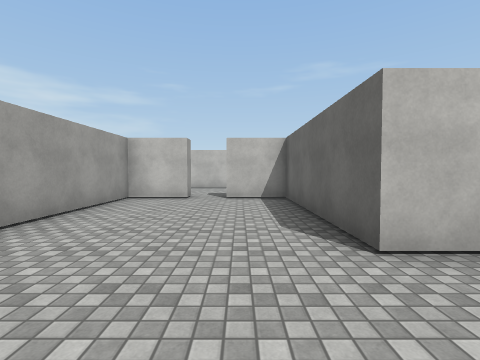
[1] (above)

12 first-person views from a walk through a Unity game level. The camera is 1.4 m above the floor, tilts 2° down and sees 85° across. The floor is counted in squares, 2 m on a side. Each view is taken from the middle of a square. On the plan, view 1 faces up. The plan holds only what a view shows up to about 9 squares ahead; the rest is blank. The place goes on beyond the plan. The player character is not drawn. Surface patterns are stand-ins for the level's own textures.

[2]
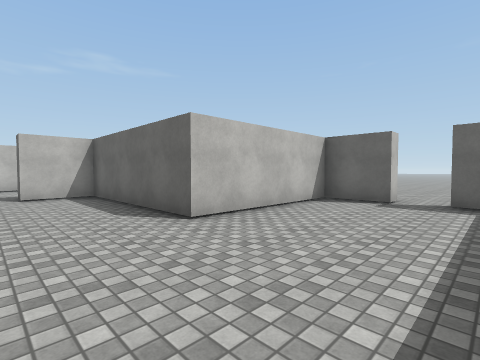

[3]
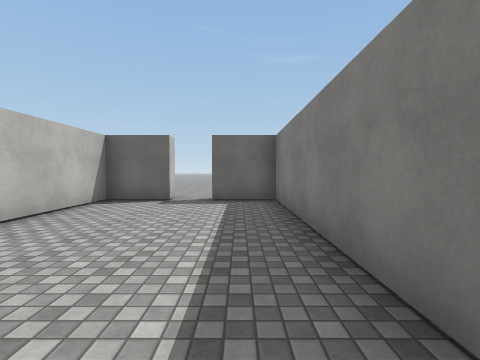

[4]
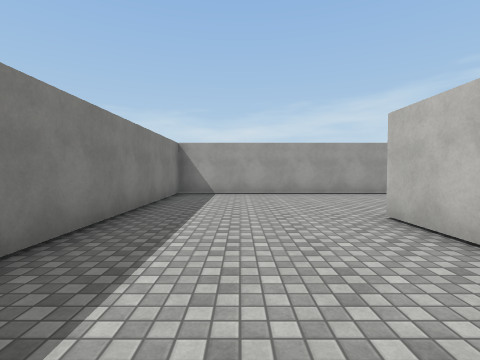

[5]
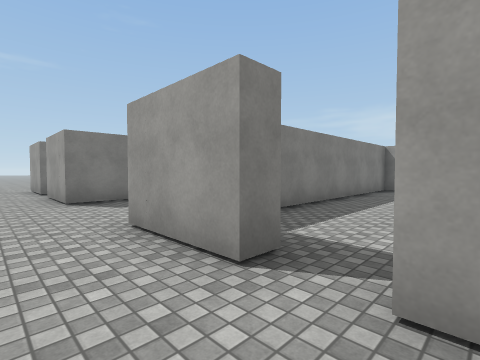

[6]
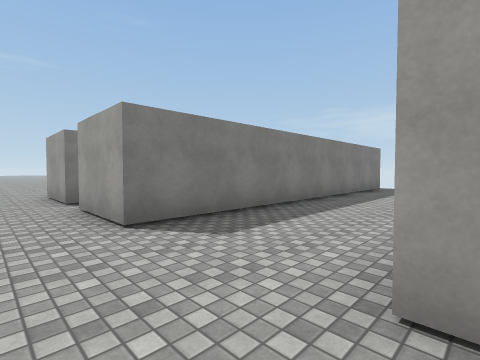

[7]
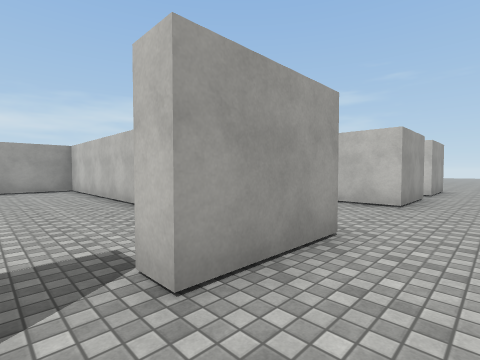

[8]
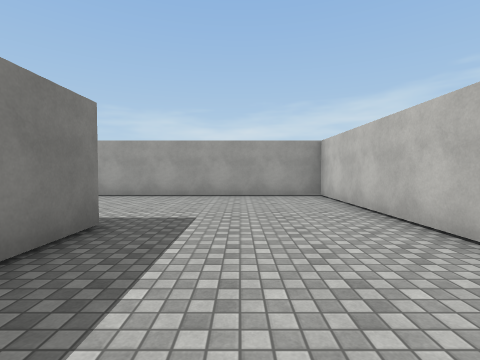

[9]
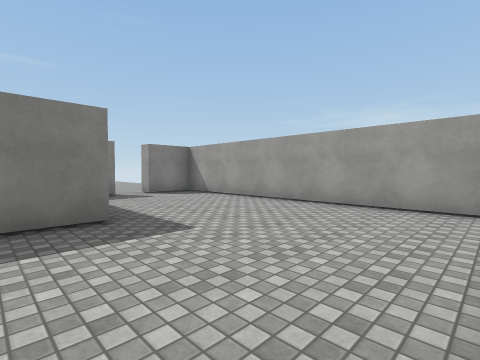

[10]
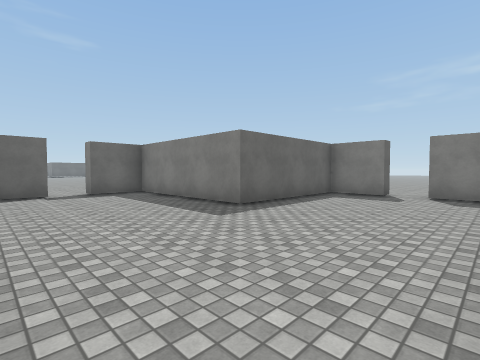

[11]
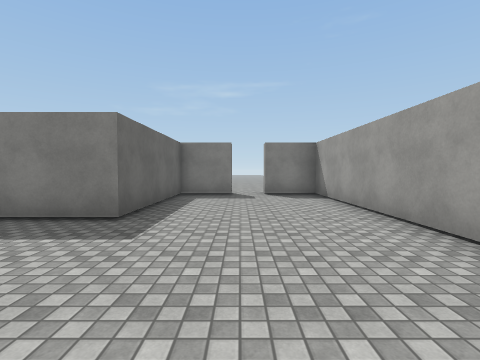

[12]
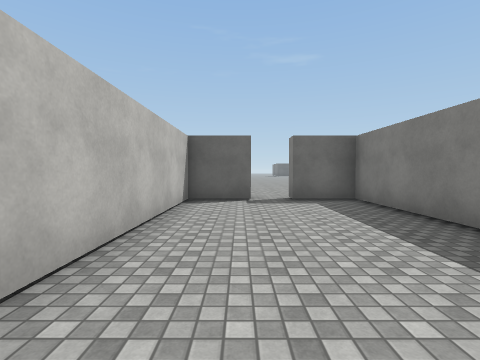

### Floor plan
Points are (right, up) in squares from view 1. A wall is a line through its corners. A room is listed if a view was taken in it or the views show most of it. See-through windows are left out.
Room 1 (views 1, 2, 3, 4)
walls: (-1.3, 6.7) (-2.8, 6.7) (-2.8, -1.8) (5.2, -1.8) (5.2, -0.3); (5.7, 0.7) (5.2, 0.7) (5.2, 2.2) (1.2, 2.2) (1.2, 6.7) (-0.3, 6.7) (-0.3, 7.2)
ways out: opening at (-1, 7) to room 2; opening at (5, 0) to room 2
Room 2 (views 5, 6, 7)
walls: (5.2, -0.3) (5.7, -0.3) (5.7, -2.3) (4.4, -2.3); (5.2, -8.3) (5.7, -8.3) (5.7, -10.3); (5.7, 2.7) (5.7, 0.7); (-2.5, -5.3) (5.7, -5.3) (5.7, -7.3) (5.2, -7.3); (-0.8, -14.3) (-0.8, -13.8); (-1.8, -13.8) (-1.8, -14.3)
ways out: opening at (-1, 7) to room 1; opening at (5, 0) to room 1; opening at (-1, -14) to room 3; opening at (5, -8) to room 3
Room 3 (views 8, 9, 10, 11, 12)
walls: (-0.8, -13.8) (0.7, -13.8) (0.7, -9.8) (5.2, -9.8) (5.2, -8.3); (5.2, -7.3) (5.2, -5.8) (-3.2, -5.8) (-3.2, -13.8) (-1.8, -13.8)
ways out: opening at (-1, -14) to room 2; opening at (5, -8) to room 2

Where each view was taken, in squares from view 1:
view 1: 0 up, 0 right, facing up
view 2: 1 down, 1 left, facing up-right
view 3: 1 down, 1 left, facing right
view 4: 0 up, 5 right, facing left
view 5: 1 up, 7 right, facing down-left
view 6: 2 down, 7 right, facing down-left
view 7: 8 down, 7 right, facing up-left
view 8: 8 down, 4 right, facing left
view 9: 6 down, 2 right, facing down-left
view 10: 6 down, 3 left, facing down-right
view 11: 6 down, 1 left, facing down
view 12: 7 down, 1 left, facing right
